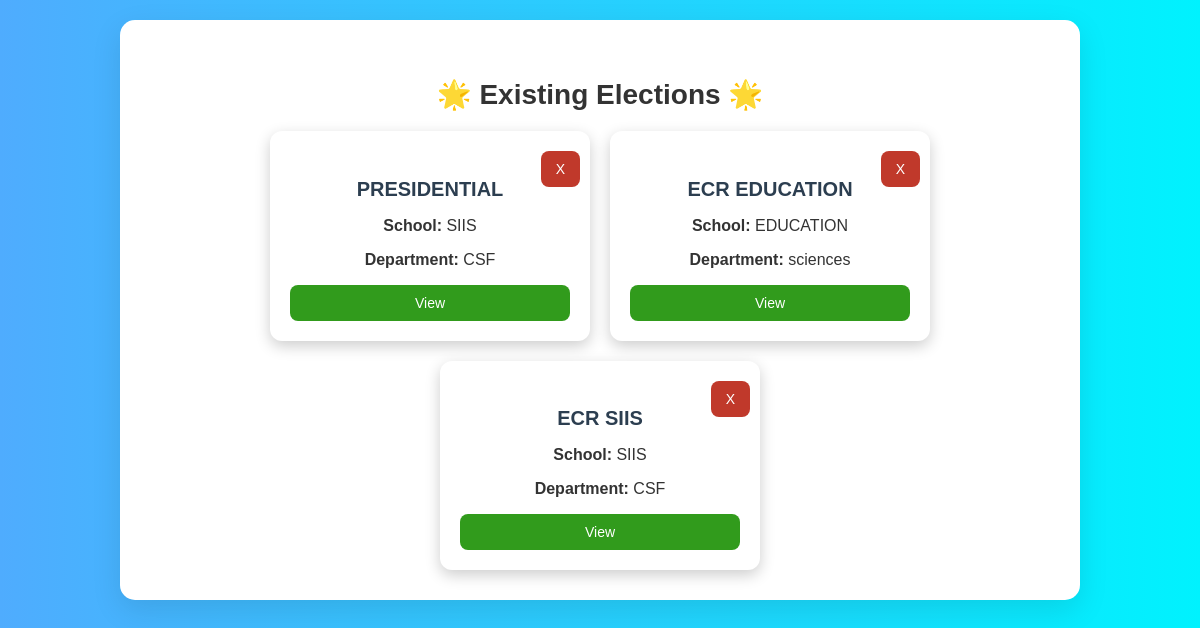
Page /existing-elections/ on the earlier database version.
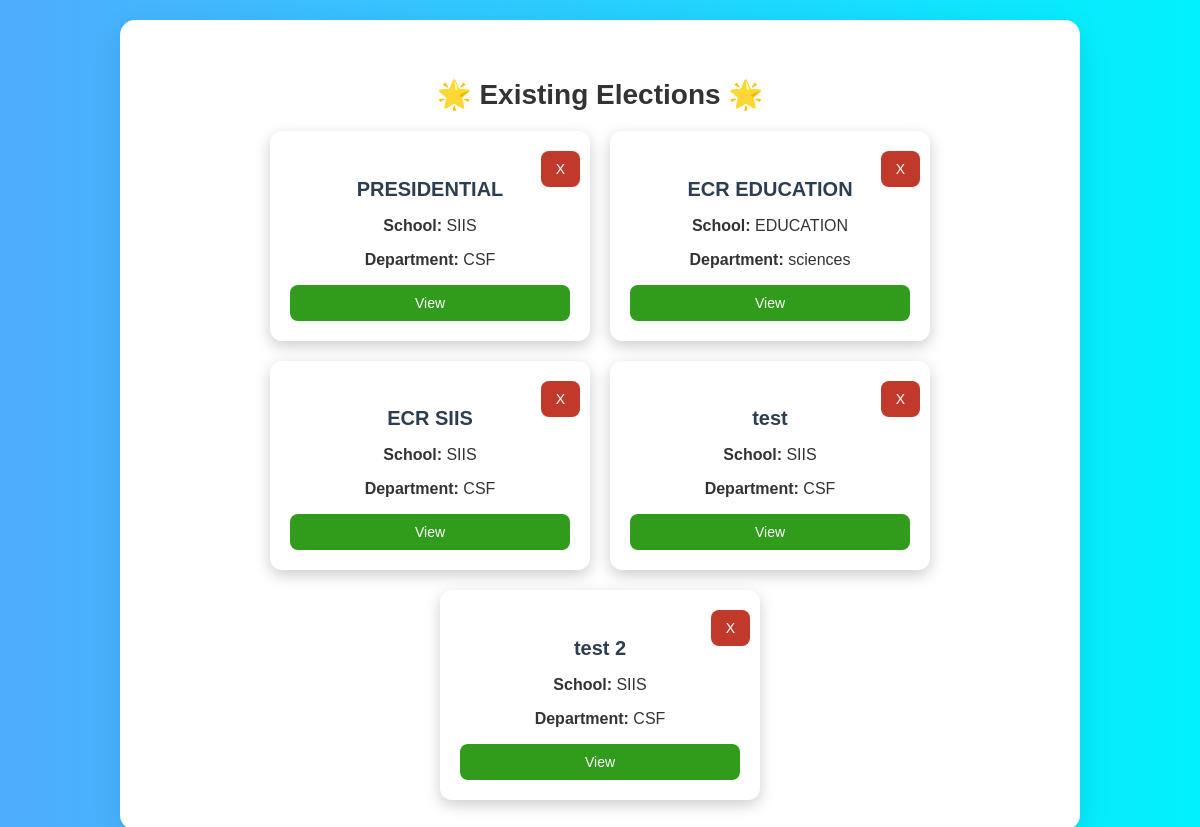
Same page on the later database version.
### voting/models.py (models this page shows, shortened)
class ElectionTitle(models.Model):
    title = models.CharField(max_length=255, default='all')
    school = models.ForeignKey(School, on_delete=models.CASCADE)
    department = models.ForeignKey(Department, on_delete=models.CASCADE)
    start_time = models.DateTimeField(null=True, blank=True)  # Allow null values
    end_time = models.DateTimeField(null=True, blank=True)    # Allow null values

class School(models.Model):
    name = models.CharField(max_length=255)

class Department(models.Model):
    name = models.CharField(max_length=255)
    school = models.ForeignKey(School, on_delete=models.CASCADE)

### voting/views.py (the view)
# urls.py: path("existing-elections/", views.existing_elections, name="existing_elections"),
def existing_elections(request):
    elections = ElectionTitle.objects.all()
    return render(request, 'voting/admin/existing_elections.html', {'existing_elections': elections})

### voting/templates/voting/admin/existing_elections.html (shortened to what this page needs)
<!DOCTYPE html>
<html lang="en">
<head>
</head>
<body>
  <div class="container">
    <h3>🌟 Existing Elections 🌟</h3>
    <div class="card-container">
      {% for election in existing_elections %}
        <div class="card">
          <h4>{{ election.title }}</h4>
          <p><strong>School:</strong> {{ election.school.name }}</p>
          <p><strong>Department:</strong> {{ election.department.name }}</p>
          <a href="{% url 'election_detail' election.id %}" class="view-btn">View</a>
          <form action="" method="post">
            <button type="submit" class="delete-btn">X</button>
          </form>
        </div>
      {% empty %}
        <p style="text-align:center; font-size: 18px; color: #555;">No elections found.</p>
      {% endfor %}
    </div>
  </div>
</body>
</html>

Differences in the rows shown:
added ElectionTitle: title "test", school.name "SIIS", department.name "CSF"
added ElectionTitle: title "test 2", school.name "SIIS", department.name "CSF"
